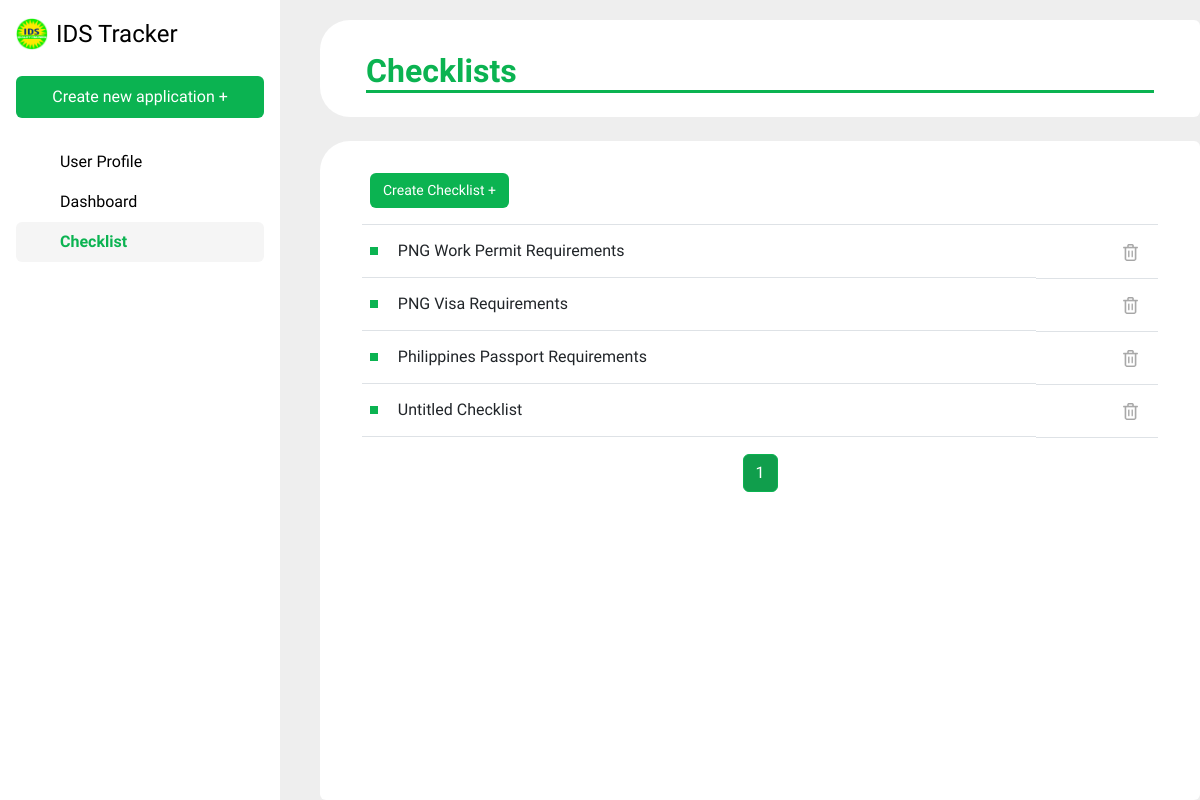
The page /checklist on the database as committed earlier.
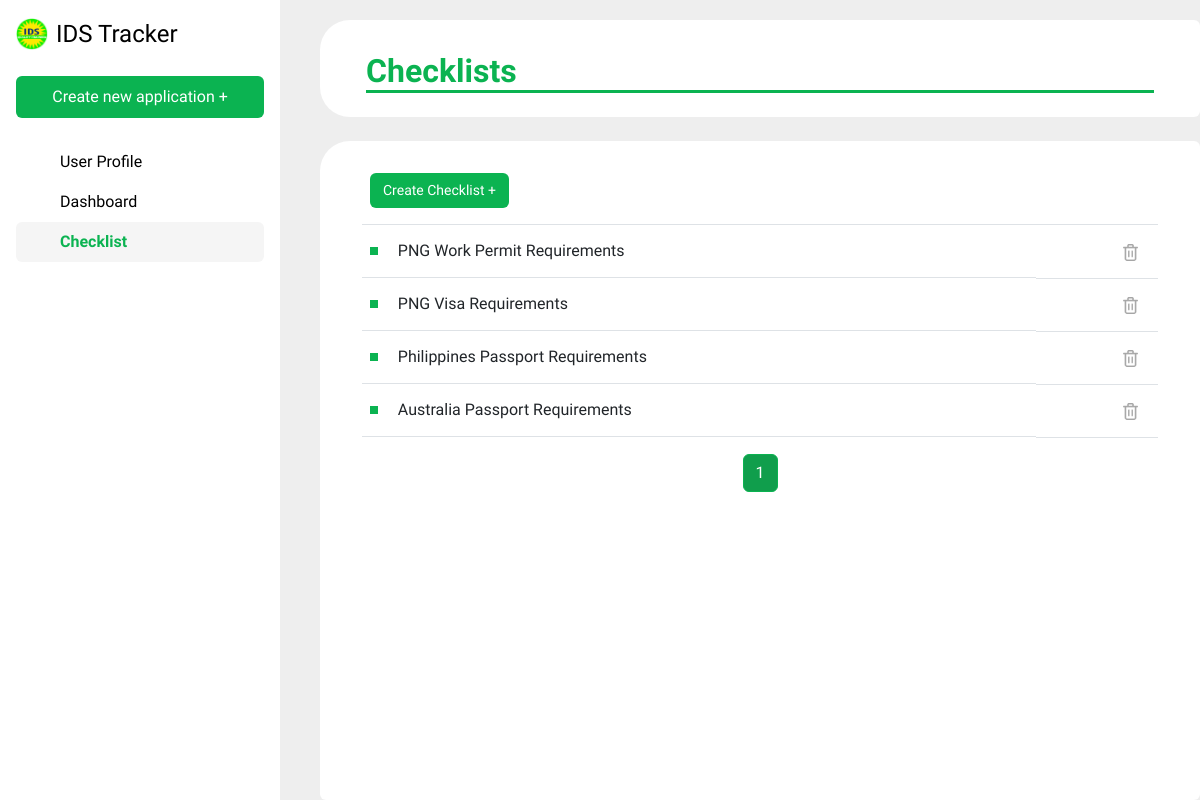
The same page on the database as committed later.
### IDSapp/models.py (models this page shows, shortened)
class Checklist(models.Model):
    document_types = [
        ('Visa', 'Visa'),
        ('Passport', 'Passport'),
        ('Work Permit', 'Work Permit')
    ]
    name = models.CharField(max_length=255)
    documentType = models.CharField(max_length = 20, choices = document_types, null=True)
    country =  models.CharField(max_length = 50, null=True)

### IDSapp/views.py (the view)
# urls.py: path('checklist', views.view_checklist, name = 'view_checklist'),
def view_checklist(request):
    checklist_list = Checklist.objects.all()
    paginator = Paginator(checklist_list, 7)  # Show 7 checklists per page
    page_number = request.GET.get('page')
    page_obj = paginator.get_page(page_number)
    context = {
        'document_type_choices': Checklist.document_types,
        'page_obj': page_obj,
    }
    return render(request, 'checklist.html', context)

### IDSapp/templates/checklist.html (shortened to what this page needs)
{% extends 'base.html' %}
{% load static %}
{% block content %}
<div class="flex-container">
    <div class="card" style="border: none; border-bottom-left-radius: 30px; border-top-left-radius: 30px;">
        <div class="card-body">
            <h2 class="card-title mt-3" style="margin-left: 30px; margin-right: 30px; color: #0BB351; font-weight: bold; border-bottom: 3px solid #0BB351;">Checklists</h2>
        </div>
    </div>
    <div id="dynamicCard" class="card mt-4 flex-grow">
            <div class="container-fluid">
                <div style="margin-left: 30px; margin-right: 30px;">
                    <table class="table table-hover mt-4">
                        <thead>
                            <tr>
                                <th scope="col">
                                    <form action="{% url 'create_checklist' %}" method="POST">
                                        <button type="submit" class="text-decoration-none btn mb-2" style="color: #ffffff; background-color: #0BB351; font-size: 14px;">Create Checklist +</button>
                                    </form>
                                </th>
                                <th scope="col" class="text-end">
                                </th>
                            </tr>
                        </thead>
                        <tbody>
                            {% for checklist in page_obj %}
                            <tr>
                                <td class="d-flex align-items-center">
                                    <div class="bullet me-2"></div>
                                    <button type="button" class="btn w-100 text-start" data-bs-toggle="modal" data-bs-target="#checklistModal{{ checklist.id }}" style="border: none;">
                                        {{ checklist.name }}
                                    </button>
                                </td>
                                <td class="text-end">
                                    <form action="{% url 'delete_checklist' checklist.id %}" method="POST">
                                        <button type="submit" class="btn" style="background: none; border: none;" onclick="return confirm('Are you sure you want to delete this checklist?')">
                                            <img src="{% static 'bin2.png' %}" width="15" height="17" alt="Delete">
                                        </button>
                                    </form>
                                </td>
                            </tr>
                            {% endfor %}
                        </tbody>
                    </table>
                    <nav aria-label="Page navigation" class="mt-3">
                        <ul class="pagination justify-content-center">
                            {% for num in page_obj.paginator.page_range %}
                                <li class="page-item {% if page_obj.number == num %}active{% endif %}">
                                    <a class="page-link" href="?page={{ num }}">{{ num }}</a>
                                </li>
                            {% endfor %}
                        </ul>
                    </nav>
                </div>
            </div>
    </div>
</div>
{% endblock %}

### IDSapp/templates/base.html (shortened to what this page needs)
{% load static %}
<!DOCTYPE html>
<html lang="en">
    <head>
        <link href="https://cdn.jsdelivr.net/npm/bootstrap@5.3.2/dist/css/bootstrap.min.css" rel="stylesheet">
    </head>
    <body>
        <div class="d-flex flex-column flex-shrink-0 p-3 text-black bg-white vh-100 position-fixed" style="width: 280px;">
            <a class="d-flex align-items-center mb-3 mb-md-0 me-md-auto text-black text-decoration-none pb-4">
                <img src="{% static 'idslogo.png' %}" width="32" height="32" class="me-2" alt="IDS Logo">
                <span class="fs-4">IDS Tracker</span>
            </a>
            <a href="{% url 'create_application' %}" class="text-decoration-none btn pt-2 pb-2 mb-4" style="background-color: #0BB351; color: #ffffff";>Create new application +</a>
            <ul class="nav nav-pills flex-column mb-auto">
                <li>
                    <a href="{% url 'edit_account' %}" class="nav-link {% if request.resolver_match.url_name == 'edit_account' %}active{% endif %}">
                    <svg class="bi me-2" width="16" height="16"><use xlink:href="#table"></use></svg>
                    User Profile
                    </a>
                </li>
                <li>
                    <a href="{% url 'view_dashboard' %}" class="nav-link {% if request.resolver_match.url_name == 'view_dashboard' or request.resolver_match.url_name == 'filter' %}active{% endif %}">
                        <svg class="bi me-2" width="16" height="16"><use xlink:href="#speedometer2"></use></svg>
                        Dashboard
                    </a>
                </li>
                <li>
                    <a href="{% url 'view_checklist' %}" class="nav-link {% if request.resolver_match.url_name == 'view_checklist' %}active{% endif %}">
                    <svg class="bi me-2" width="16" height="16"><use xlink:href="#table"></use></svg>
                    Checklist
                    </a>
                </li>
            </ul>
        </div>
        <div class="main-content" style="margin-left: 280px;">
            {% block content %}
            {% endblock %}
        </div>
    </body>
</html>

### IDSapp/templates/base.html (style rules this page uses)
.nav-link.active { background-color: #F5F5F5 !important; color: #0BB351 !important; font-weight: bold; }
.nav-link { color: #000000 !important; }
body { background-color: #EEE; font-family: 'Nunito Sans', sans-serif; }

### IDSapp/templates/checklist.html (style rules this page uses)
.flex-container { display: flex; flex-direction: column; height: 100vh; margin-left: 40px; padding-top: 20px; }
.flex-grow { flex-grow: 1; border: none; border-top-left-radius: 30px; }
.page-item.active .page-link { background-color: #109E4C; border-color: #0BB351; color: white; }
.page-item .page-link { color: #0BB351; }

Rows that differ between the two databases and show on the page:
changed Checklist: name "Untitled Checklist" → "Australia Passport Requirements"
